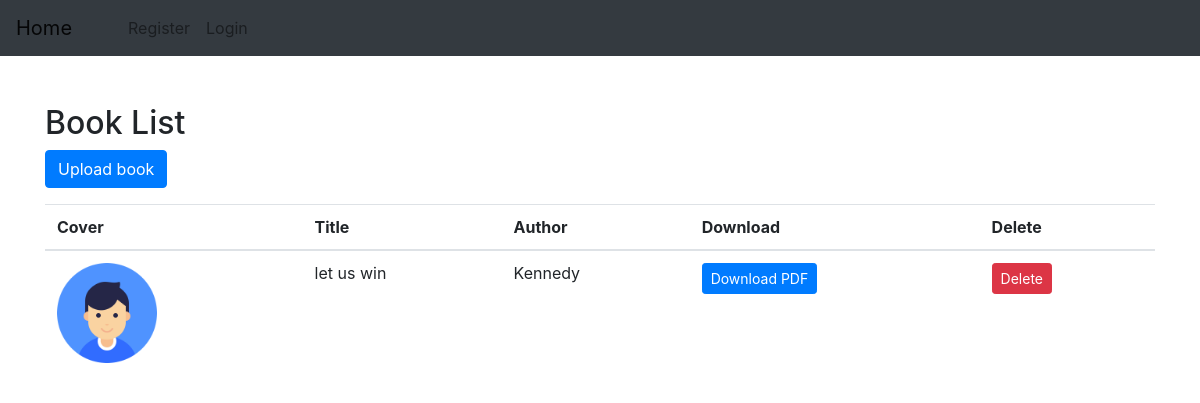
Before: /books with the older database file.
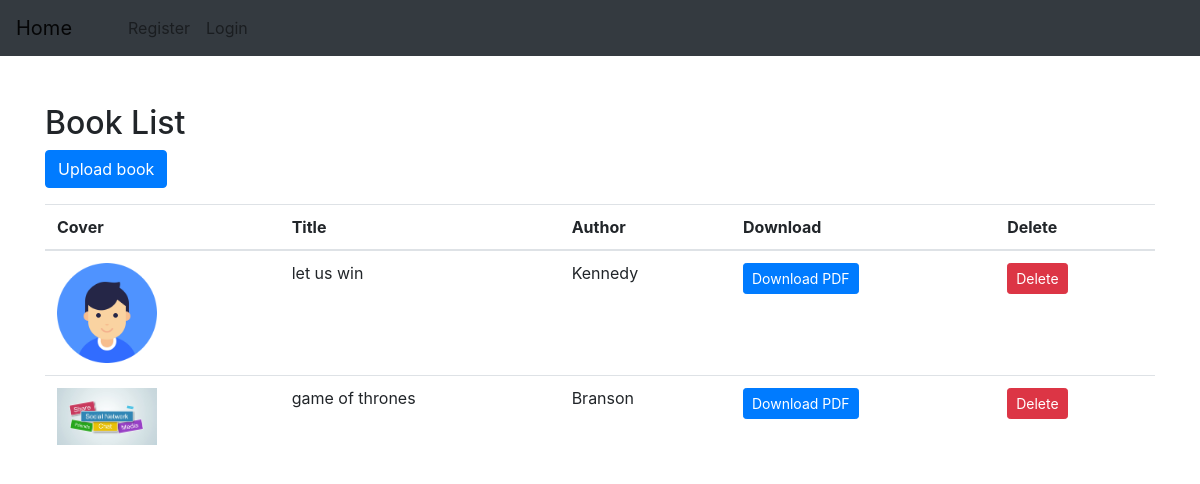
After: the same page with the newer database file.
### upload/models.py (models this page shows, shortened)
class Book(models.Model):
    title = models.CharField(max_length=100)
    author = models.CharField(max_length=100)
    pdf = models.FileField(upload_to='books/pdfs/')
    cover = models.ImageField(upload_to='books/covers/', null=True, blank=True)
    """overriding predefined model methods"""

### upload/views.py (the view)
# urls.py: path('books', views.book_list, name="book_list"),
def book_list(request):
    books = Book.objects.all()
    return render(request, 'book_list.html', {
        'books': books
    })

### upload/templates/book_list.html (shortened to what this page needs)
{% extends 'base.html' %}
{% block content %}
<br><br>
<h2>Book List</h2>
<p>
      <a href="{% url 'upload_book' %}" class="btn btn-primary">Upload book</a>
    </p>
<table class="table mb-0">
    <thead>
      <tr>
          <th>Cover</th>
        <th>Title</th>
        <th>Author</th>
        <th>Download</th>
          <th>Delete</th>
      </tr>
    </thead>
    <tbody>
      {% for book in books %}
        <tr>
            <td>
                {% if book.cover %}
                 <img src="{{ book.cover.url }}" alt="{{ book.title }}" style="width: 100px">
                {% else %}
                  <span class="text-muted">Nocover</span>
                {% endif %}
            </td>
          <td>{{ book.title }}</td>
          <td>{{ book.author }}</td>
           <td>
            <a href="{{ book.pdf.url }}" class="btn btn-primary btn-sm" target="_blank">
              Download PDF
            </a>
          </td>
            <td>
                <form method="post" action="{% url 'delete_book' book.pk %}">
                <button type="submit" class="btn btn-danger btn-sm">Delete</button>
                </form>
          </td>
        </tr>
      {% endfor %}
    </tbody>
  </table>
{% endblock %}

Changed rows visible on the page:
added Book: cover (placeholder picture), title "game of thrones", author "Branson"
